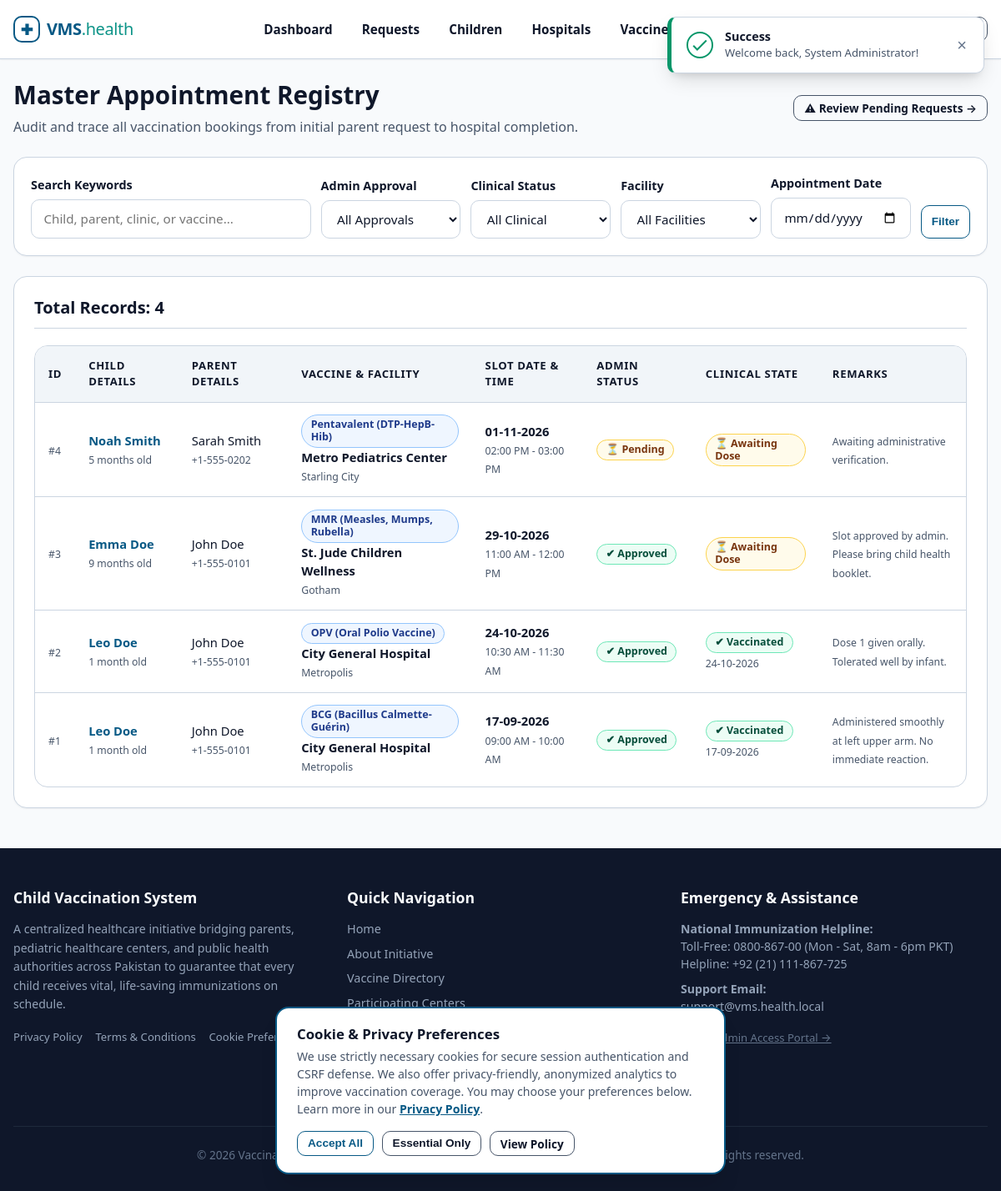
The page /vms/admin/bookings.php (signed in) on the database as committed earlier.
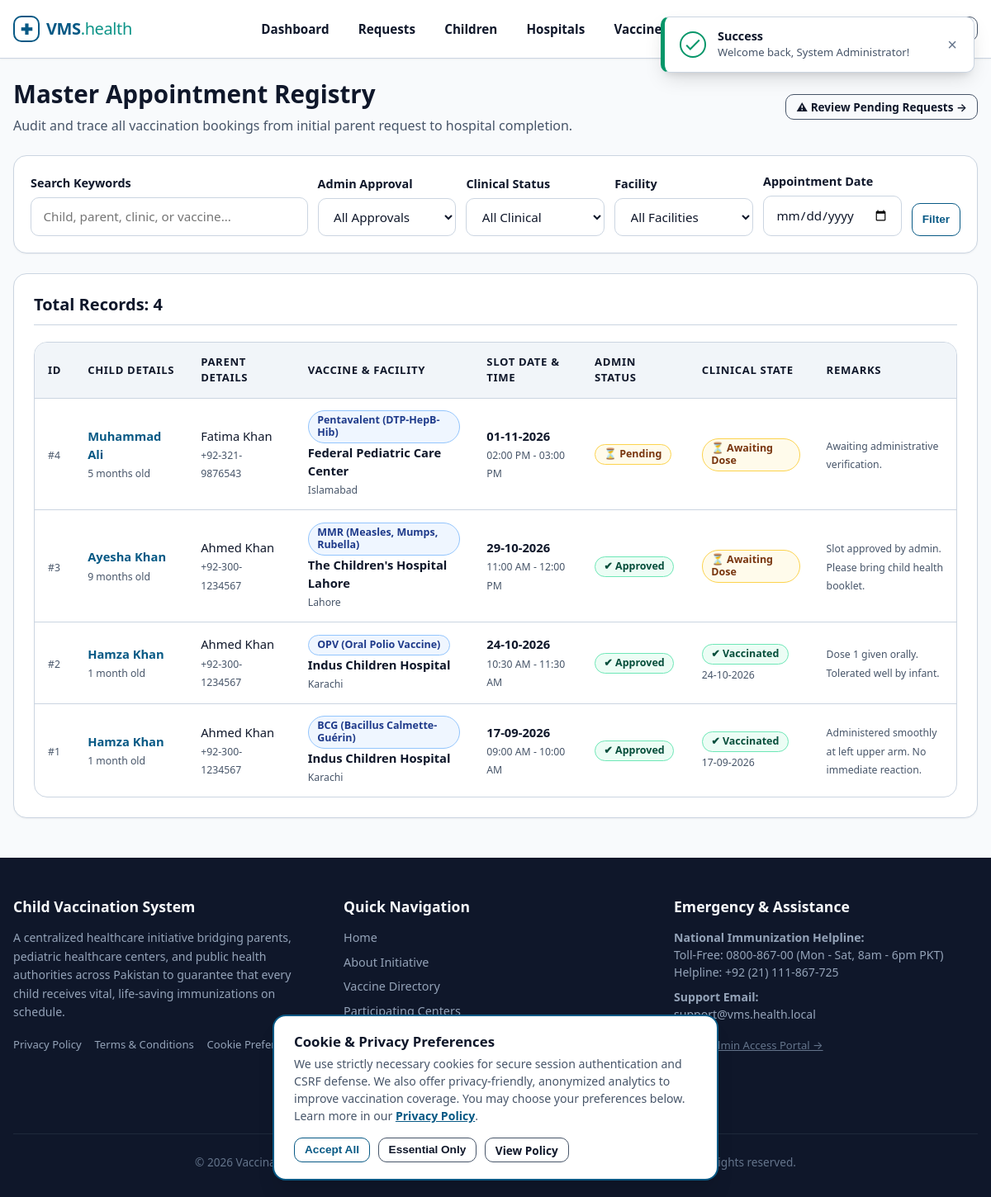
The same page on the database as committed later.
### tables this page shows
CREATE TABLE `bookings` (
  `id` INT UNSIGNED NOT NULL AUTO_INCREMENT,
  `child_id` INT UNSIGNED NOT NULL COMMENT 'Child receiving vaccination',
  `parent_id` INT UNSIGNED NOT NULL COMMENT 'Parent who booked appointment',
  `hospital_id` INT UNSIGNED NOT NULL COMMENT 'Selected vaccination center',
  `vaccine_id` INT UNSIGNED NOT NULL COMMENT 'Vaccine to be administered',
  `preferred_date` DATE NOT NULL COMMENT 'Date booked for the appointment',
  `time_slot` VARCHAR(30) NOT NULL COMMENT 'e.g. 09:00 AM - 10:00 AM',
  `admin_status` ENUM('pending', 'approved', 'rejected') NOT NULL DEFAULT 'pending' COMMENT 'Admin approval status',
  `vaccination_status` ENUM('pending', 'vaccinated', 'not_vaccinated') NOT NULL DEFAULT 'pending' COMMENT 'Hospital verification status',
  `vaccinated_on` DATETIME DEFAULT NULL COMMENT 'Timestamp when hospital confirmed vaccination',
  `remarks` TEXT DEFAULT NULL COMMENT 'Clinical observations or rejection/cancellation reasons',
  `created_at` DATETIME NOT NULL DEFAULT CURRENT_TIMESTAMP,
  PRIMARY KEY (`id`),
  KEY `idx_bookings_child` (`child_id`),
  KEY `idx_bookings_parent` (`parent_id`),
  KEY `idx_bookings_hospital` (`hospital_id`),
  KEY `idx_bookings_vaccine` (`vaccine_id`),
  KEY `idx_bookings_admin_status` (`admin_status`),
  KEY `idx_bookings_vac_status` (`vaccination_status`),
  KEY `idx_bookings_preferred_date` (`preferred_date`),
  KEY `idx_bookings_parent_child` (`parent_id`, `child_id`),
  KEY `idx_bookings_hosp_schedule` (`hospital_id`, `preferred_date`, `vaccination_status`),
  CONSTRAINT `fk_bookings_child` FOREIGN KEY (`child_id`)
    REFERENCES `children` (`id`) ON DELETE CASCADE ON UPDATE CASCADE,
  CONSTRAINT `fk_bookings_parent` FOREIGN KEY (`parent_id`)
    REFERENCES `parents` (`id`) ON DELETE CASCADE ON UPDATE CASCADE,
  CONSTRAINT `fk_bookings_hospital` FOREIGN KEY (`hospital_id`)
    REFERENCES `hospitals` (`id`) ON DELETE CASCADE ON UPDATE CASCADE,
  CONSTRAINT `fk_bookings_vaccine` FOREIGN KEY (`vaccine_id`)
    REFERENCES `vaccines` (`id`) ON DELETE CASCADE ON UPDATE CASCADE
);

CREATE TABLE `children` (
  `id` INT UNSIGNED NOT NULL AUTO_INCREMENT,
  `parent_id` INT UNSIGNED NOT NULL COMMENT 'Foreign key to parents.id',
  `name` VARCHAR(100) NOT NULL COMMENT 'Child full name',
  `dob` DATE NOT NULL COMMENT 'Date of birth used for schedule calculations',
  `gender` ENUM('male', 'female', 'other') NOT NULL COMMENT 'Biological gender',
  `blood_group` VARCHAR(10) NOT NULL COMMENT 'Blood group e.g. A+, B+, O+, AB-',
  `created_at` DATETIME NOT NULL DEFAULT CURRENT_TIMESTAMP,
  PRIMARY KEY (`id`),
  KEY `idx_children_parent_id` (`parent_id`),
  KEY `idx_children_dob` (`dob`),
  CONSTRAINT `fk_children_parent` FOREIGN KEY (`parent_id`)
    REFERENCES `parents` (`id`) ON DELETE CASCADE ON UPDATE CASCADE
);

CREATE TABLE `users` (
  `id` INT UNSIGNED NOT NULL AUTO_INCREMENT,
  `name` VARCHAR(100) NOT NULL COMMENT 'Full name of user or organization representative',
  `email` VARCHAR(120) NOT NULL COMMENT 'Unique login email address',
  `password_hash` VARCHAR(255) NOT NULL COMMENT 'Bcrypt password hash produced by password_hash()',
  `role` ENUM('admin', 'parent', 'hospital') NOT NULL COMMENT 'System role controlling authorization',
  `created_at` DATETIME NOT NULL DEFAULT CURRENT_TIMESTAMP,
  PRIMARY KEY (`id`),
  UNIQUE KEY `uk_users_email` (`email`),
  KEY `idx_users_role` (`role`)
);

CREATE TABLE `parents` (
  `id` INT UNSIGNED NOT NULL AUTO_INCREMENT,
  `user_id` INT UNSIGNED NOT NULL COMMENT 'Foreign key to users.id',
  `phone` VARCHAR(25) NOT NULL COMMENT 'Primary contact number for notifications (+92)',
  `address` TEXT NOT NULL COMMENT 'Residential physical address',
  `created_at` DATETIME NOT NULL DEFAULT CURRENT_TIMESTAMP,
  PRIMARY KEY (`id`),
  UNIQUE KEY `uk_parents_user_id` (`user_id`),
  CONSTRAINT `fk_parents_user` FOREIGN KEY (`user_id`)
    REFERENCES `users` (`id`) ON DELETE CASCADE ON UPDATE CASCADE
);

CREATE TABLE `vaccines` (
  `id` INT UNSIGNED NOT NULL AUTO_INCREMENT,
  `name` VARCHAR(100) NOT NULL COMMENT 'Vaccine name e.g. BCG, OPV, MMR',
  `description` TEXT NOT NULL COMMENT 'Medical indications, preventable illnesses, instructions',
  `recommended_age_days` INT UNSIGNED NOT NULL COMMENT 'Days from birth when dose is due (0 = Birth)',
  `doses` INT UNSIGNED NOT NULL DEFAULT 1 COMMENT 'Total recommended doses in the series',
  `status` ENUM('available', 'unavailable') NOT NULL DEFAULT 'available',
  `created_at` DATETIME NOT NULL DEFAULT CURRENT_TIMESTAMP,
  PRIMARY KEY (`id`),
  KEY `idx_vaccines_status` (`status`),
  KEY `idx_vaccines_age_days` (`recommended_age_days`)
);

CREATE TABLE `hospitals` (
  `id` INT UNSIGNED NOT NULL AUTO_INCREMENT,
  `user_id` INT UNSIGNED NOT NULL COMMENT 'Foreign key to users.id',
  `name` VARCHAR(150) NOT NULL COMMENT 'Official name of the hospital / health center',
  `address` TEXT NOT NULL COMMENT 'Street address of the hospital',
  `city` VARCHAR(80) NOT NULL COMMENT 'City where hospital is located',
  `location` VARCHAR(150) NOT NULL COMMENT 'District, zone, or prominent landmark for parent search',
  `phone` VARCHAR(25) NOT NULL COMMENT 'Hospital reception / pediatric hotline',
  `status` ENUM('active', 'inactive') NOT NULL DEFAULT 'active' COMMENT 'Account status',
  `created_at` DATETIME NOT NULL DEFAULT CURRENT_TIMESTAMP,
  PRIMARY KEY (`id`),
  UNIQUE KEY `uk_hospitals_user_id` (`user_id`),
  KEY `idx_hospitals_city` (`city`),
  KEY `idx_hospitals_status` (`status`),
  CONSTRAINT `fk_hospitals_user` FOREIGN KEY (`user_id`)
    REFERENCES `users` (`id`) ON DELETE CASCADE ON UPDATE CASCADE
);

### vms/includes/functions.php (called while the page is built, shortened)
<?php
function url(string $path = ''): string
{
    return BASE_URL . ltrim($path, '/');
}
function e($value): string
{
    return htmlspecialchars((string)$value, ENT_QUOTES, 'UTF-8');
}
function formatDate(?string $dateString, string $format = 'd-m-Y'): string
{
    $timestamp = strtotime($dateString);
    return date($format, $timestamp);
}
function formatAge(string $dob): string
{
    try {
        $birthDate = new DateTime($dob);
        $today = new DateTime('today');
        $diff = $birthDate->diff($today);
        if ($diff->m > 0) {
            return $diff->m . ' month' . ($diff->m > 1 ? 's' : '');
        }
        return $diff->d . ' day' . ($diff->d > 1 ? 's' : '');
    } catch (Exception $e) {
        return 'Unknown';
    }
}

### vms/admin/bookings.php (the view, shortened to what the rows shown need)
<?php
require_once __DIR__ . '/../includes/functions.php';
$pdo = getDBConnection();
$sql = 'SELECT b.*,
               c.name AS child_name, c.dob AS child_dob, c.blood_group,
               p.phone AS parent_phone,
               u.name AS parent_name, u.email AS parent_email,
               h.name AS hospital_name, h.city AS hospital_city,
               v.name AS vaccine_name, v.doses AS vaccine_doses
        FROM bookings b
        JOIN children c ON b.child_id = c.id
        JOIN parents p ON b.parent_id = p.id
        JOIN users u ON p.user_id = u.id
        JOIN hospitals h ON b.hospital_id = h.id
        JOIN vaccines v ON b.vaccine_id = v.id
        WHERE 1=1';
$params = [];
$sql .= ' ORDER BY b.created_at DESC';
$stmt = $pdo->prepare($sql);
$stmt->execute($params);
$bookings = $stmt->fetchAll();
require_once __DIR__ . '/../includes/header.php';
?>
<div class="container">
    <div style="display: flex; justify-content: space-between; align-items: center; margin-bottom: 1.5rem; flex-wrap: wrap; gap: 1rem;">
        <div>
            <h1>Master Appointment Registry</h1>
        </div>
    </div>
    <div class="card">
        <?php if (empty($bookings)): ?>
            <div style="text-align: center; padding: 2.5rem; color: var(--text-muted);">
                <p>No appointment records match your search filters.</p>
            </div>
        <?php else: ?>
            <div class="table-responsive">
                <table class="table">
                    <thead>
                        <tr>
                            <th>ID</th>
                            <th>Child Details</th>
                            <th>Parent Details</th>
                            <th>Vaccine & Facility</th>
                            <th>Slot Date & Time</th>
                            <th>Admin Status</th>
                            <th>Clinical State</th>
                            <th>Remarks</th>
                        </tr>
                    </thead>
                    <tbody>
                        <?php foreach ($bookings as $b): ?>
                            <tr>
                                <td><small style="color: var(--text-muted);">#<?= (int)$b['id']; ?></small></td>
                                <td>
                                    <strong><a href="<?= url('admin/children.php?id=' . (int)$b['child_id']); ?>"><?= e($b['child_name']); ?></a></strong><br>
                                    <small style="color: var(--text-muted);"><?= formatAge($b['child_dob']); ?> old</small>
                                </td>
                                <td>
                                    <?= e($b['parent_name']); ?><br>
                                    <small style="color: var(--text-muted);"><?= e($b['parent_phone']); ?></small>
                                </td>
                                <td>
                                    <span class="badge badge-info"><?= e($b['vaccine_name']); ?></span><br>
                                    <strong><?= e($b['hospital_name']); ?></strong><br>
                                    <small style="color: var(--text-muted);"><?= e($b['hospital_city']); ?></small>
                                </td>
                                <td>
                                    <strong><?= formatDate($b['preferred_date']); ?></strong><br>
                                    <small style="color: var(--text-muted);"><?= e($b['time_slot']); ?></small>
                                </td>
                                <td>
                                    <?php if ($b['admin_status'] === 'approved'): ?>
                                        <span class="badge badge-success">&#10004; Approved</span>
                                    <?php elseif ($b['admin_status'] === 'pending'): ?>
                                        <span class="badge badge-warning">&#9203; Pending</span>
                                    <?php else: ?>
                                        <span class="badge badge-danger">&#10006; Rejected</span>
                                    <?php endif; ?>
                                </td>
                                <td>
                                    <?php if ($b['vaccination_status'] === 'vaccinated'): ?>
                                        <span class="badge badge-success">&#10004; Vaccinated</span><br>
                                        <small style="color: var(--text-muted);"><?= formatDate($b['vaccinated_on'], 'd-m-Y'); ?></small>
                                    <?php elseif ($b['vaccination_status'] === 'not_vaccinated'): ?>
                                        <span class="badge badge-danger">&#10006; Missed / Not Done</span>
                                    <?php else: ?>
                                        <span class="badge badge-warning">&#9203; Awaiting Dose</span>
                                    <?php endif; ?>
                                </td>
                                <td style="max-width: 200px;">
                                    <small style="color: var(--text-muted);"><?= e($b['remarks'] ?: '&mdash;'); ?></small>
                                </td>
                            </tr>
                        <?php endforeach; ?>
                    </tbody>
                </table>
            </div>
        <?php endif; ?>
    </div>
</div>
<?php require_once __DIR__ . '/../includes/footer.php'; ?>

Rows that differ between the two databases and show on the page:
changed through a linked row, bookings "02:00 PM - 03:00 PM": child.name "Noah Smith" → "Muhammad Ali"; users.name "Sarah Smith" → "Fatima Khan"; parent.phone "+1-555-0202" → "+92-321-9876543"; hospital.name "Metro Pediatrics Center" → "Federal Pediatric Care Center"; hospital.city "Starling City" → "Islamabad"
changed through a linked row, bookings "11:00 AM - 12:00 PM": child.name "Emma Doe" → "Ayesha Khan"; users.name "John Doe" → "Ahmed Khan"; parent.phone "+1-555-0101" → "+92-300-1234567"; hospital.name "St. Jude Children Wellness" → "The Children's Hospital Lahore"; hospital.city "Gotham" → "Lahore"
changed through a linked row, bookings "10:30 AM - 11:30 AM": child.name "Leo Doe" → "Hamza Khan"; users.name "John Doe" → "Ahmed Khan"; parent.phone "+1-555-0101" → "+92-300-1234567"; hospital.name "City General Hospital" → "Indus Children Hospital"; hospital.city "Metropolis" → "Karachi"
changed through a linked row, bookings "09:00 AM - 10:00 AM": child.name "Leo Doe" → "Hamza Khan"; users.name "John Doe" → "Ahmed Khan"; parent.phone "+1-555-0101" → "+92-300-1234567"; hospital.name "City General Hospital" → "Indus Children Hospital"; hospital.city "Metropolis" → "Karachi"
